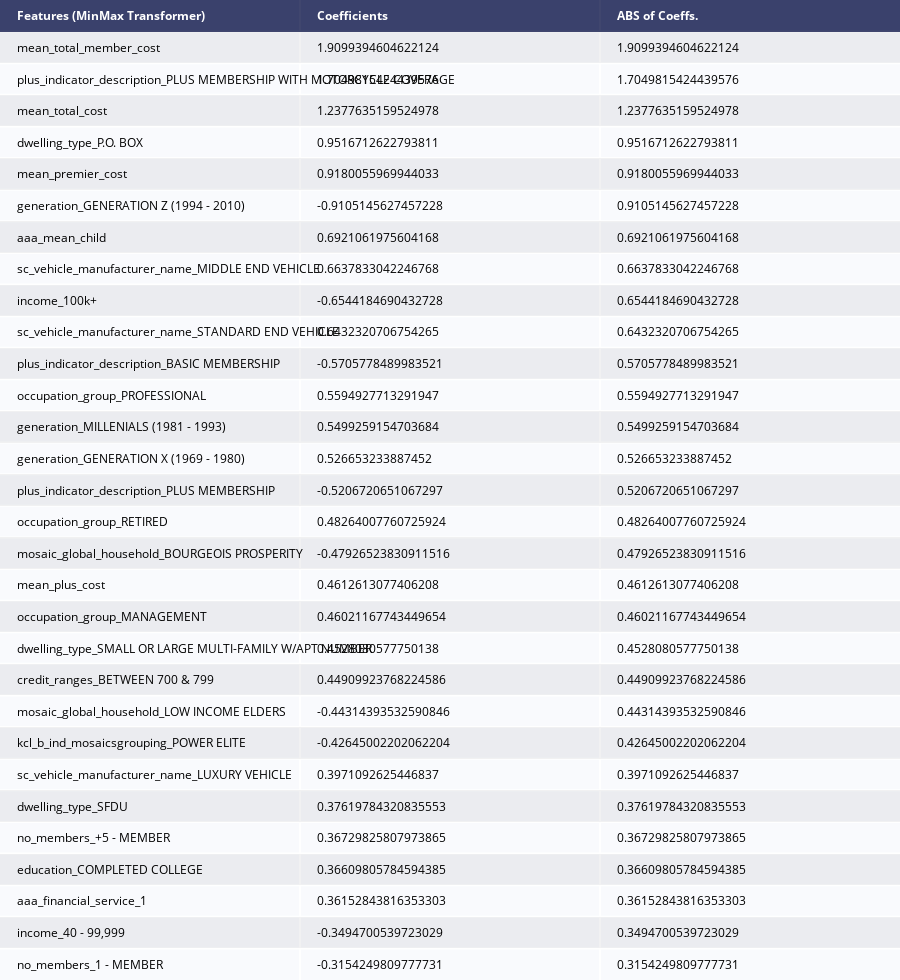

Notebook code for this chart:
### Code cell
coef_df_lgr = pd.DataFrame({'feature':testX.columns, 'coefs': lr.coef_[0]})
coef_df_lgr["abs_coeff"] = coef_df_lgr['coefs'].abs()
coef_df_lgr.sort_values("abs_coeff",ascending=False,inplace=True)
coef_df_lgr.nlargest(30,columns=["abs_coeff"])
counts_df_lgr = pd.DataFrame(coef_df_lgr.nlargest(30,columns=["abs_coeff"]), index=None)
#counts.reset_index(inplace=True)
counts_df_lgr.rename(columns={"feature": "Features (MinMax Transformer)", 'coefs':'Coefficients', 'abs_coeff': "ABS of Coeffs."}, inplace=True)
fig = ff.create_table(counts_df_lgr, height_constant=30, index=False)
fig.write_image(var_to_predict_save+'_lr_coef.png')
py.iplot(fig)

### Figure 1 — Plotly figure (JSON) as saved in the notebook; plotly's stock layout.template omitted (floating-point values rounded to 4 significant figures)
{"data": [{"colorscale": [[0, "#00083e"], [0.5, "#ededee"], [1, "#ffffff"]], "hoverinfo": "none", "opacity": 0.75, "showscale": false, "type": "heatmap", "z": [[0, 0, 0], [0.5, 0.5, 0.5], [1, 1, 1], [0.5, 0.5, 0.5], [1, 1, 1], [0.5, 0.5, 0.5], [1, 1, 1], [0.5, 0.5, 0.5], [1, 1, 1], [0.5, 0.5, 0.5], [1, 1, 1], [0.5, 0.5, 0.5], [1, 1, 1], [0.5, 0.5, 0.5], [1, 1, 1], [0.5, 0.5, 0.5], [1, 1, 1], [0.5, 0.5, 0.5], [1, 1, 1], [0.5, 0.5, 0.5], [1, 1, 1], [0.5, 0.5, 0.5], [1, 1, 1], [0.5, 0.5, 0.5], [1, 1, 1], [0.5, 0.5, 0.5], [1, 1, 1], [0.5, 0.5, 0.5], [1, 1, 1], [0.5, 0.5, 0.5], [1, 1, 1]]}], "layout": {"annotations": [{"align": "left", "font": {"color": "#ffffff"}, "showarrow": false, "text": "<b>Features (MinMax Transformer)</b>", "x": -0.45, "xanchor": "left", "xref": "x", "y": 0, "yref": "y"}, {"align": "left", "font": {"color": "#ffffff"}, "showarrow": false, "text": "<b>Coefficients</b>", "x": 0.55, "xanchor": "left", "xref": "x", "y": 0, "yref": "y"}, {"align": "left", "font": {"color": "#ffffff"}, "showarrow": false, "text": "<b>ABS of Coeffs.</b>", "x": 1.55, "xanchor": "left", "xref": "x", "y": 0, "yref": "y"}, {"align": "left", "font": {"color": "#000000"}, "showarrow": false, "text": "mean_total_member_cost", "x": -0.45, "xanchor": "left", "xref": "x", "y": 1, "yref": "y"}, {"align": "left", "font": {"color": "#000000"}, "showarrow": false, "text": "1.9099394604622124", "x": 0.55, "xanchor": "left", "xref": "x", "y": 1, "yref": "y"}, {"align": "left", "font": {"color": "#000000"}, "showarrow": false, "text": "1.9099394604622124", "x": 1.55, "xanchor": "left", "xref": "x", "y": 1, "yref": "y"}, {"align": "left", "font": {"color": "#000000"}, "showarrow": false, "text": "plus_indicator_description_PLUS MEMBERSHIP WITH MOTORCYCLE COVERAGE", "x": -0.45, "xanchor": "left", "xref": "x", "y": 2, "yref": "y"}, {"align": "left", "font": {"color": "#000000"}, "showarrow": false, "text": "1.7049815424439576", "x": 0.55, "xanchor": "left", "xref": "x", "y": 2, "yref": "y"}, {"align": "left", "font": {"color": "#000000"}, "showarrow": false, "text": "1.7049815424439576", "x": 1.55, "xanchor": "left", "xref": "x", "y": 2, "yref": "y"}, {"align": "left", "font": {"color": "#000000"}, "showarrow": false, "text": "mean_total_cost", "x": -0.45, "xanchor": "left", "xref": "x", "y": 3, "yref": "y"}, {"align": "left", "font": {"color": "#000000"}, "showarrow": false, "text": "1.2377635159524978", "x": 0.55, "xanchor": "left", "xref": "x", "y": 3, "yref": "y"}, {"align": "left", "font": {"color": "#000000"}, "showarrow": false, "text": "1.2377635159524978", "x": 1.55, "xanchor": "left", "xref": "x", "y": 3, "yref": "y"}, {"align": "left", "font": {"color": "#000000"}, "showarrow": false, "text": "dwelling_type_P.O. BOX", "x": -0.45, "xanchor": "left", "xref": "x", "y": 4, "yref": "y"}, {"align": "left", "font": {"color": "#000000"}, "showarrow": false, "text": "0.9516712622793811", "x": 0.55, "xanchor": "left", "xref": "x", "y": 4, "yref": "y"}, {"align": "left", "font": {"color": "#000000"}, "showarrow": false, "text": "0.9516712622793811", "x": 1.55, "xanchor": "left", "xref": "x", "y": 4, "yref": "y"}, {"align": "left", "font": {"color": "#000000"}, "showarrow": false, "text": "mean_premier_cost", "x": -0.45, "xanchor": "left", "xref": "x", "y": 5, "yref": "y"}, {"align": "left", "font": {"color": "#000000"}, "showarrow": false, "text": "0.9180055969944033", "x": 0.55, "xanchor": "left", "xref": "x", "y": 5, "yref": "y"}, {"align": "left", "font": {"color": "#000000"}, "showarrow": false, "text": "0.9180055969944033", "x": 1.55, "xanchor": "left", "xref": "x", "y": 5, "yref": "y"}, {"align": "left", "font": {"color": "#000000"}, "showarrow": false, "text": "generation_GENERATION Z (1994 - 2010)", "x": -0.45, "xanchor": "left", "xref": "x", "y": 6, "yref": "y"}, {"align": "left", "font": {"color": "#000000"}, "showarrow": false, "text": "-0.9105145627457228", "x": 0.55, "xanchor": "left", "xref": "x", "y": 6, "yref": "y"}, {"align": "left", "font": {"color": "#000000"}, "showarrow": false, "text": "0.9105145627457228", "x": 1.55, "xanchor": "left", "xref": "x", "y": 6, "yref": "y"}, {"align": "left", "font": {"color": "#000000"}, "showarrow": false, "text": "aaa_mean_child", "x": -0.45, "xanchor": "left", "xref": "x", "y": 7, "yref": "y"}, {"align": "left", "font": {"color": "#000000"}, "showarrow": false, "text": "0.6921061975604168", "x": 0.55, "xanchor": "left", "xref": "x", "y": 7, "yref": "y"}, {"align": "left", "font": {"color": "#000000"}, "showarrow": false, "text": "0.6921061975604168", "x": 1.55, "xanchor": "left", "xref": "x", "y": 7, "yref": "y"}, {"align": "left", "font": {"color": "#000000"}, "showarrow": false, "text": "sc_vehicle_manufacturer_name_MIDDLE END VEHICLE", "x": -0.45, "xanchor": "left", "xref": "x", "y": 8, "yref": "y"}, {"align": "left", "font": {"color": "#000000"}, "showarrow": false, "text": "0.6637833042246768", "x": 0.55, "xanchor": "left", "xref": "x", "y": 8, "yref": "y"}, {"align": "left", "font": {"color": "#000000"}, "showarrow": false, "text": "0.6637833042246768", "x": 1.55, "xanchor": "left", "xref": "x", "y": 8, "yref": "y"}, {"align": "left", "font": {"color": "#000000"}, "showarrow": false, "text": "income_100k+", "x": -0.45, "xanchor": "left", "xref": "x", "y": 9, "yref": "y"}, {"align": "left", "font": {"color": "#000000"}, "showarrow": false, "text": "-0.6544184690432728", "x": 0.55, "xanchor": "left", "xref": "x", "y": 9, "yref": "y"}, {"align": "left", "font": {"color": "#000000"}, "showarrow": false, "text": "0.6544184690432728", "x": 1.55, "xanchor": "left", "xref": "x", "y": 9, "yref": "y"}, {"align": "left", "font": {"color": "#000000"}, "showarrow": false, "text": "sc_vehicle_manufacturer_name_STANDARD END VEHICLE", "x": -0.45, "xanchor": "left", "xref": "x", "y": 10, "yref": "y"}, {"align": "left", "font": {"color": "#000000"}, "showarrow": false, "text": "0.6432320706754265", "x": 0.55, "xanchor": "left", "xref": "x", "y": 10, "yref": "y"}, {"align": "left", "font": {"color": "#000000"}, "showarrow": false, "text": "0.6432320706754265", "x": 1.55, "xanchor": "left", "xref": "x", "y": 10, "yref": "y"}, {"align": "left", "font": {"color": "#000000"}, "showarrow": false, "text": "plus_indicator_description_BASIC MEMBERSHIP", "x": -0.45, "xanchor": "left", "xref": "x", "y": 11, "yref": "y"}, {"align": "left", "font": {"color": "#000000"}, "showarrow": false, "text": "-0.5705778489983521", "x": 0.55, "xanchor": "left", "xref": "x", "y": 11, "yref": "y"}, {"align": "left", "font": {"color": "#000000"}, "showarrow": false, "text": "0.5705778489983521", "x": 1.55, "xanchor": "left", "xref": "x", "y": 11, "yref": "y"}, {"align": "left", "font": {"color": "#000000"}, "showarrow": false, "text": "occupation_group_PROFESSIONAL", "x": -0.45, "xanchor": "left", "xref": "x", "y": 12, "yref": "y"}, {"align": "left", "font": {"color": "#000000"}, "showarrow": false, "text": "0.5594927713291947", "x": 0.55, "xanchor": "left", "xref": "x", "y": 12, "yref": "y"}, {"align": "left", "font": {"color": "#000000"}, "showarrow": false, "text": "0.5594927713291947", "x": 1.55, "xanchor": "left", "xref": "x", "y": 12, "yref": "y"}, {"align": "left", "font": {"color": "#000000"}, "showarrow": false, "text": "generation_MILLENIALS (1981 - 1993)", "x": -0.45, "xanchor": "left", "xref": "x", "y": 13, "yref": "y"}, {"align": "left", "font": {"color": "#000000"}, "showarrow": false, "text": "0.5499259154703684", "x": 0.55, "xanchor": "left", "xref": "x", "y": 13, "yref": "y"}, {"align": "left", "font": {"color": "#000000"}, "showarrow": false, "text": "0.5499259154703684", "x": 1.55, "xanchor": "left", "xref": "x", "y": 13, "yref": "y"}, {"align": "left", "font": {"color": "#000000"}, "showarrow": false, "text": "generation_GENERATION X (1969 - 1980)", "x": -0.45, "xanchor": "left", "xref": "x", "y": 14, "yref": "y"}, {"align": "left", "font": {"color": "#000000"}, "showarrow": false, "text": "0.526653233887452", "x": 0.55, "xanchor": "left", "xref": "x", "y": 14, "yref": "y"}, {"align": "left", "font": {"color": "#000000"}, "showarrow": false, "text": "0.526653233887452", "x": 1.55, "xanchor": "left", "xref": "x", "y": 14, "yref": "y"}, {"align": "left", "font": {"color": "#000000"}, "showarrow": false, "text": "plus_indicator_description_PLUS MEMBERSHIP", "x": -0.45, "xanchor": "left", "xref": "x", "y": 15, "yref": "y"}, {"align": "left", "font": {"color": "#000000"}, "showarrow": false, "text": "-0.5206720651067297", "x": 0.55, "xanchor": "left", "xref": "x", "y": 15, "yref": "y"}, {"align": "left", "font": {"color": "#000000"}, "showarrow": false, "text": "0.5206720651067297", "x": 1.55, "xanchor": "left", "xref": "x", "y": 15, "yref": "y"}, {"align": "left", "font": {"color": "#000000"}, "showarrow": false, "text": "occupation_group_RETIRED", "x": -0.45, "xanchor": "left", "xref": "x", "y": 16, "yref": "y"}, {"align": "left", "font": {"color": "#000000"}, "showarrow": false, "text": "0.48264007760725924", "x": 0.55, "xanchor": "left", "xref": "x", "y": 16, "yref": "y"}, {"align": "left", "font": {"color": "#000000"}, "showarrow": false, "text": "0.48264007760725924", "x": 1.55, "xanchor": "left", "xref": "x", "y": 16, "yref": "y"}, {"align": "left", "font": {"color": "#000000"}, "showarrow": false, "text": "mosaic_global_household_BOURGEOIS PROSPERITY", "x": -0.45, "xanchor": "left", "xref": "x", "y": 17, "yref": "y"}, {"align": "left", "font": {"color": "#000000"}, "showarrow": false, "text": "-0.47926523830911516", "x": 0.55, "xanchor": "left", "xref": "x", "y": 17, "yref": "y"}, {"align": "left", "font": {"color": "#000000"}, "showarrow": false, "text": "0.47926523830911516", "x": 1.55, "xanchor": "left", "xref": "x", "y": 17, "yref": "y"}, {"align": "left", "font": {"color": "#000000"}, "showarrow": false, "text": "mean_plus_cost", "x": -0.45, "xanchor": "left", "xref": "x", "y": 18, "yref": "y"}, {"align": "left", "font": {"color": "#000000"}, "showarrow": false, "text": "0.4612613077406208", "x": 0.55, "xanchor": "left", "xref": "x", "y": 18, "yref": "y"}, {"align": "left", "font": {"color": "#000000"}, "showarrow": false, "text": "0.4612613077406208", "x": 1.55, "xanchor": "left", "xref": "x", "y": 18, "yref": "y"}, {"align": "left", "font": {"color": "#000000"}, "showarrow": false, "text": "occupation_group_MANAGEMENT", "x": -0.45, "xanchor": "left", "xref": "x", "y": 19, "yref": "y"}, {"align": "left", "font": {"color": "#000000"}, "showarrow": false, "text": "0.46021167743449654", "x": 0.55, "xanchor": "left", "xref": "x", "y": 19, "yref": "y"}, {"align": "left", "font": {"color": "#000000"}, "showarrow": false, "text": "0.46021167743449654", "x": 1.55, "xanchor": "left", "xref": "x", "y": 19, "yref": "y"}, {"align": "left", "font": {"color": "#000000"}, "showarrow": false, "text": "dwelling_type_SMALL OR LARGE MULTI-FAMILY W/APT NUMBER", "x": -0.45, "xanchor": "left", "xref": "x", "y": 20, "yref": "y"}, {"align": "left", "font": {"color": "#000000"}, "showarrow": false, "text": "0.4528080577750138", "x": 0.55, "xanchor": "left", "xref": "x", "y": 20, "yref": "y"}, {"align": "left", "font": {"color": "#000000"}, "showarrow": false, "text": "0.4528080577750138", "x": 1.55, "xanchor": "left", "xref": "x", "y": 20, "yref": "y"}, {"align": "left", "font": {"color": "#000000"}, "showarrow": false, "text": "credit_ranges_BETWEEN 700 & 799", "x": -0.45, "xanchor": "left", "xref": "x", "y": 21, "yref": "y"}, {"align": "left", "font": {"color": "#000000"}, "showarrow": false, "text": "0.44909923768224586", "x": 0.55, "xanchor": "left", "xref": "x", "y": 21, "yref": "y"}, {"align": "left", "font": {"color": "#000000"}, "showarrow": false, "text": "0.44909923768224586", "x": 1.55, "xanchor": "left", "xref": "x", "y": 21, "yref": "y"}, {"align": "left", "font": {"color": "#000000"}, "showarrow": false, "text": "mosaic_global_household_LOW INCOME ELDERS", "x": -0.45, "xanchor": "left", "xref": "x", "y": 22, "yref": "y"}, {"align": "left", "font": {"color": "#000000"}, "showarrow": false, "text": "-0.44314393532590846", "x": 0.55, "xanchor": "left", "xref": "x", "y": 22, "yref": "y"}, {"align": "left", "font": {"color": "#000000"}, "showarrow": false, "text": "0.44314393532590846", "x": 1.55, "xanchor": "left", "xref": "x", "y": 22, "yref": "y"}, {"align": "left", "font": {"color": "#000000"}, "showarrow": false, "text": "kcl_b_ind_mosaicsgrouping_POWER ELITE", "x": -0.45, "xanchor": "left", "xref": "x", "y": 23, "yref": "y"}, {"align": "left", "font": {"color": "#000000"}, "showarrow": false, "text": "-0.42645002202062204", "x": 0.55, "xanchor": "left", "xref": "x", "y": 23, "yref": "y"}, {"align": "left", "font": {"color": "#000000"}, "showarrow": false, "text": "0.42645002202062204", "x": 1.55, "xanchor": "left", "xref": "x", "y": 23, "yref": "y"}, {"align": "left", "font": {"color": "#000000"}, "showarrow": false, "text": "sc_vehicle_manufacturer_name_LUXURY VEHICLE", "x": -0.45, "xanchor": "left", "xref": "x", "y": 24, "yref": "y"}, {"align": "left", "font": {"color": "#000000"}, "showarrow": false, "text": "0.3971092625446837", "x": 0.55, "xanchor": "left", "xref": "x", "y": 24, "yref": "y"}, {"align": "left", "font": {"color": "#000000"}, "showarrow": false, "text": "0.3971092625446837", "x": 1.55, "xanchor": "left", "xref": "x", "y": 24, "yref": "y"}, {"align": "left", "font": {"color": "#000000"}, "showarrow": false, "text": "dwelling_type_SFDU", "x": -0.45, "xanchor": "left", "xref": "x", "y": 25, "yref": "y"}, {"align": "left", "font": {"color": "#000000"}, "showarrow": false, "text": "0.37619784320835553", "x": 0.55, "xanchor": "left", "xref": "x", "y": 25, "yref": "y"}, {"align": "left", "font": {"color": "#000000"}, "showarrow": false, "text": "0.37619784320835553", "x": 1.55, "xanchor": "left", "xref": "x", "y": 25, "yref": "y"}, {"align": "left", "font": {"color": "#000000"}, "showarrow": false, "text": "no_members_+5 - MEMBER", "x": -0.45, "xanchor": "left", "xref": "x", "y": 26, "yref": "y"}, {"align": "left", "font": {"color": "#000000"}, "showarrow": false, "text": "0.36729825807973865", "x": 0.55, "xanchor": "left", "xref": "x", "y": 26, "yref": "y"}, {"align": "left", "font": {"color": "#000000"}, "showarrow": false, "text": "0.36729825807973865", "x": 1.55, "xanchor": "left", "xref": "x", "y": 26, "yref": "y"}, {"align": "left", "font": {"color": "#000000"}, "showarrow": false, "text": "education_COMPLETED COLLEGE", "x": -0.45, "xanchor": "left", "xref": "x", "y": 27, "yref": "y"}, {"align": "left", "font": {"color": "#000000"}, "showarrow": false, "text": "0.36609805784594385", "x": 0.55, "xanchor": "left", "xref": "x", "y": 27, "yref": "y"}, {"align": "left", "font": {"color": "#000000"}, "showarrow": false, "text": "0.36609805784594385", "x": 1.55, "xanchor": "left", "xref": "x", "y": 27, "yref": "y"}, {"align": "left", "font": {"color": "#000000"}, "showarrow": false, "text": "aaa_financial_service_1", "x": -0.45, "xanchor": "left", "xref": "x", "y": 28, "yref": "y"}, {"align": "left", "font": {"color": "#000000"}, "showarrow": false, "text": "0.36152843816353303", "x": 0.55, "xanchor": "left", "xref": "x", "y": 28, "yref": "y"}, {"align": "left", "font": {"color": "#000000"}, "showarrow": false, "text": "0.36152843816353303", "x": 1.55, "xanchor": "left", "xref": "x", "y": 28, "yref": "y"}, {"align": "left", "font": {"color": "#000000"}, "showarrow": false, "text": "income_40 - 99,999", "x": -0.45, "xanchor": "left", "xref": "x", "y": 29, "yref": "y"}, {"align": "left", "font": {"color": "#000000"}, "showarrow": false, "text": "-0.3494700539723029", "x": 0.55, "xanchor": "left", "xref": "x", "y": 29, "yref": "y"}, {"align": "left", "font": {"color": "#000000"}, "showarrow": false, "text": "0.3494700539723029", "x": 1.55, "xanchor": "left", "xref": "x", "y": 29, "yref": "y"}, {"align": "left", "font": {"color": "#000000"}, "showarrow": false, "text": "no_members_1 - MEMBER", "x": -0.45, "xanchor": "left", "xref": "x", "y": 30, "yref": "y"}, {"align": "left", "font": {"color": "#000000"}, "showarrow": false, "text": "-0.3154249809777731", "x": 0.55, "xanchor": "left", "xref": "x", "y": 30, "yref": "y"}, {"align": "left", "font": {"color": "#000000"}, "showarrow": false, "text": "0.3154249809777731", "x": 1.55, "xanchor": "left", "xref": "x", "y": 30, "yref": "y"}], "height": 980, "margin": {"b": 0, "l": 0, "r": 0, "t": 0}, "xaxis": {"dtick": 1, "gridwidth": 2, "showticklabels": false, "tick0": -0.5, "ticks": "", "zeroline": false}, "yaxis": {"autorange": "reversed", "dtick": 1, "gridwidth": 2, "showticklabels": false, "tick0": 0.5, "ticks": "", "zeroline": false}}}
